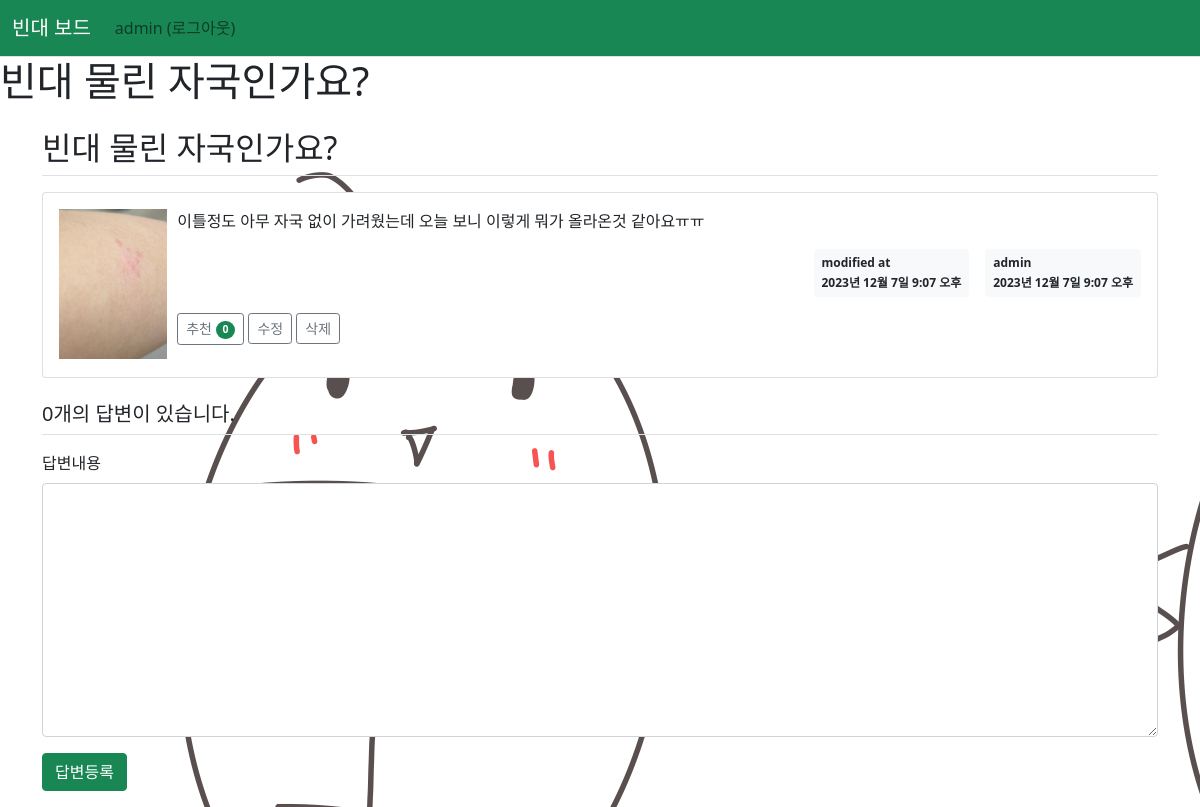
The page /pybo/38/ (signed in) on the database its author committed.
### pybo/models.py (models this page shows, shortened)
class Question(models.Model):
    author = models.ForeignKey(User, on_delete=models.CASCADE, related_name='author_question')
    subject = models.CharField(max_length=200)
    content = models.TextField()
    create_date = models.DateTimeField()
    imgfile = models.ImageField(null=True, upload_to="static/", blank=True) # 이미지 컬럼 추가
    modify_date = models.DateTimeField(null=True, blank=True)
    voter = models.ManyToManyField(User, related_name='voter_question')  # 추천인 추가

### pybo/views/base_views.py (the view)
def detail(request, question_id):
    question = get_object_or_404(Question, pk=question_id)
    context = {'question': question}
    return render(request, 'pybo/question_detail.html', context)

### pybo/templatetags/pybo_filter.py (called while the page is built)
@register.filter
def mark(value):
    extensions = ["nl2br", "fenced_code"]
    return mark_safe(markdown.markdown(value, extensions=extensions))

### templates/pybo/question_detail.html (shortened to what this page needs)
{% extends 'base.html' %}
{% load pybo_filter %}
{% block content %}
<body>
    <h1>{{ question.subject }}</h1>
    <div class="container my-3">
        <h2 class="border-bottom py-2">{{ question.subject }}</h2>
        <div class="card my-3">
            <div class="card-body">
                {% if question.imgfile %}
                <div style="width:10%; height:150px; float:left; margin-right:10px;">
                    <img src="/{{ question.imgfile }}">
                </div>
                {% endif %}
                <div class="card-text">{{ question.content|mark }}</div>
                <div class="d-flex justify-content-end">
                    {% if question.modify_date %}
                    <div class="badge bg-light text-dark p-2 text-start mx-3">
                        <div class="mb-2">modified at</div>
                        <div>{{ question.modify_date }}</div>
                    </div>
                    {% endif %}
                    <div class="badge bg-light text-dark p-2 text-start">
                        <div class="mb-2">{{ question.author.username }}</div>
                        <div>{{ question.create_date }}</div>
                    </div>
                </div>
                <div class="my-3">
                    <a href="javascript:void(0)" data-uri="{% url 'pybo:question_vote' question.id  %}"
                        class="recommend btn btn-sm btn-outline-secondary"> 추천
                        <span class="badge rounded-pill bg-success">{{question.voter.count}}</span>
                    </a>
                    {% if request.user == question.author %}
                    <a href="{% url 'pybo:question_modify' question.id  %}"
                        class="btn btn-sm btn-outline-secondary">수정</a>
                    <a href="javascript:void(0)" class="delete btn btn-sm btn-outline-secondary"
                        data-uri="{% url 'pybo:question_delete' question.id  %}">삭제</a>
                    {% endif %}
                </div>
            </div>
        </div>
        <h5 class="border-bottom my-3 py-2">{{question.answer_set.count}}개의 답변이 있습니다.</h5>
            <form action="{% url 'pybo:answer_create' question.id %}" method="post" class="my-3">
                <div class="mb-3">
                    <label for="content" class="form-label">답변내용</label>
                    <textarea {% if not user.is_authenticated %}disabled{% endif %} name="content" id="content"
                        class="form-control" rows="10"></textarea>
                </div>
                <input type="submit" value="답변등록" class="btn btn-success">
            </form>
        </div>
        {% endblock %}

### templates/navbar.html (shortened to what this page needs)
{% load static %}
<nav class="navbar navbar-expand-lg navbar-light bg-success border-bottom">
    <div class="container-fluid">
        <a class="navbar-brand text-white font-weight-bold" href="{% url 'pybo:index' %}">빈대 보드</a>
        <div class="collapse navbar-collapse" id="navbarSupportedContent">
            <ul class="navbar-nav me-auto mb-2 mb-lg-0">
                <li class="nav-item">
                    {% if user.is_authenticated %}
                    <a class="nav-link" href="{% url 'common:logout' %}">{{ user.username }} (로그아웃)</a>
                    {% else %}
                    <a class="nav-link" href="{% url 'common:login' %}">로그인</a>
                    {% endif %}
                </li>
            </ul>
        </div>
    </div>
</nav>

### rows shown on the page
Question: subject "빈대 물린 자국인가요?", imgfile (picture), content|mark "이틀정도 아무 자국 없이 가려웠는데 오늘 보니 이렇게 뭐가 올라온것 같아요ㅠㅠ", modify_date "2023년 12월 7일 9:07 오후", author.username "admin", create_date "2023년 12월 7일 9:07 오후", voter.count "0", answer_set.count "0"

### other values the page prints
{{ user.username }} "admin"
